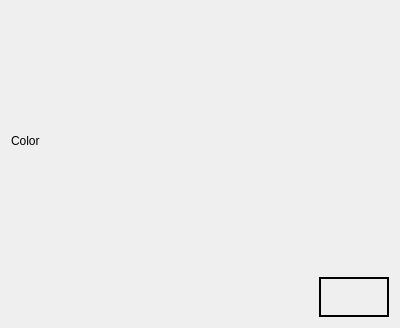
<?xml version="1.0" encoding="UTF-8"?>
<ui version="4.0">
 <class>ColorPicker</class>
 <widget class="QWidget" name="ColorPicker">
  <property name="geometry">
   <rect>
    <x>0</x>
    <y>0</y>
    <width>400</width>
    <height>328</height>
   </rect>
  </property>
  <property name="windowTitle">
   <string>Form</string>
  </property>
  <layout class="QGridLayout" name="gridLayout">
   <item row="1" column="0">
    <widget class="QPushButton" name="colorPicker">
     <property name="text">
      <string/>
     </property>
     <property name="icon">
      <iconset>
       <normaloff>../../Downloads/color_wheel.png</normaloff>../../Downloads/color_wheel.png</iconset>
     </property>
     <property name="iconSize">
      <size>
       <width>100</width>
       <height>100</height>
      </size>
     </property>
     <property name="flat">
      <bool>true</bool>
     </property>
    </widget>
   </item>
   <item row="1" column="1">
    <widget class="QPushButton" name="color">
     <property name="sizePolicy">
      <sizepolicy hsizetype="Fixed" vsizetype="Fixed">
       <horstretch>0</horstretch>
       <verstretch>0</verstretch>
      </sizepolicy>
     </property>
     <property name="minimumSize">
      <size>
       <width>70</width>
       <height>40</height>
      </size>
     </property>
     <property name="styleSheet">
      <string notr="true">border: 2px solid black;</string>
     </property>
     <property name="text">
      <string/>
     </property>
     <property name="flat">
      <bool>true</bool>
     </property>
    </widget>
   </item>
   <item row="0" column="0" colspan="2">
    <widget class="QLabel" name="label">
     <property name="text">
      <string>Color</string>
     </property>
    </widget>
   </item>
  </layout>
 </widget>
 <resources/>
 <connections/>
</ui>
